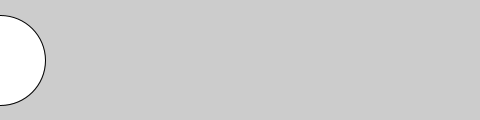
Frame 1 (no input)
Frame 60 (the mouse pressed at the canvas centre just before this capture): identical to frame 1, image omitted
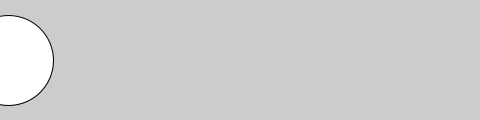
Frame 120 (the mouse held since frame 60 and released just before this capture)

The Processing sketch that drew these frames (run headless with seeded random() and noise(); from frame 60 on, the mouse is pressed at the canvas centre):

// Processing sketch: ex7_11
// ── ex7_11.pde
// Example 7-11: Triggering Timed Events

int time1 = 2000;
int time2 = 4000;
float x = 0;

void setup() {
  size(480, 120);
  smooth();
}

void draw() {
  int currentTime = millis();
  background(204);
  if (currentTime > time2) {
    x -= 0.5;
  } else if (currentTime > time1) {
    x += 2;
  }
  ellipse(x, 60, 90, 90);
}
